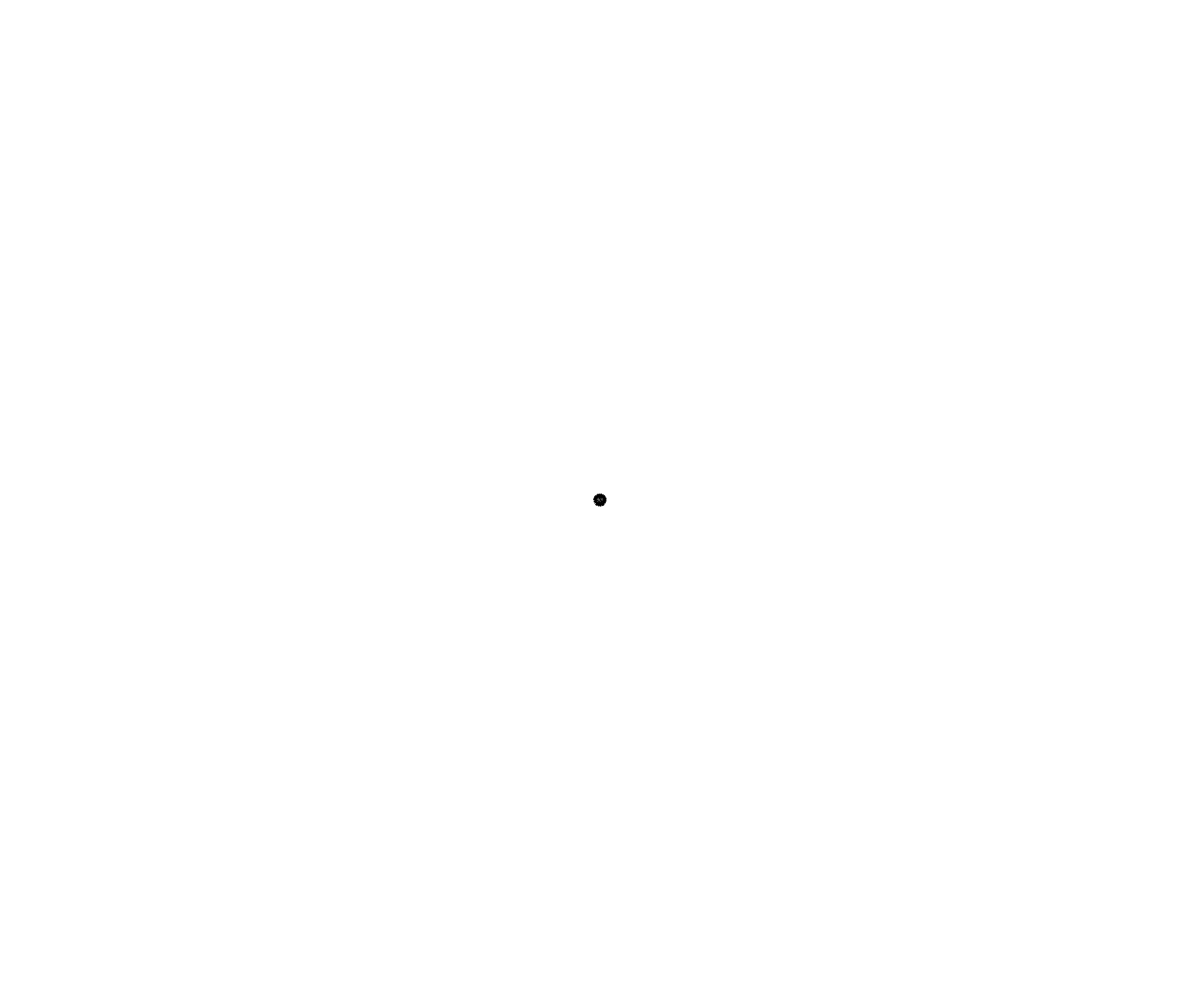
Frame 1 (no input)
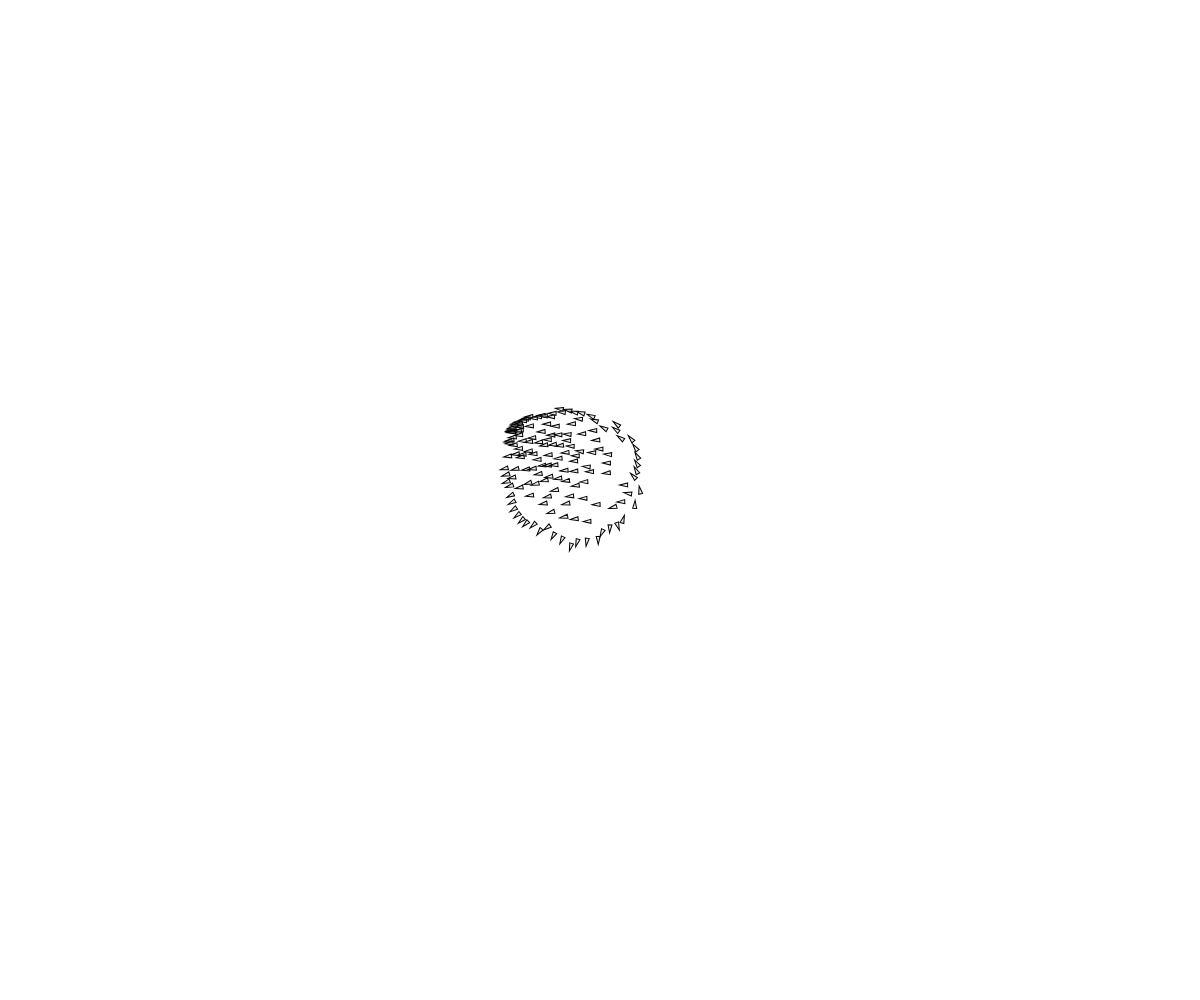
Frame 60 (no input)
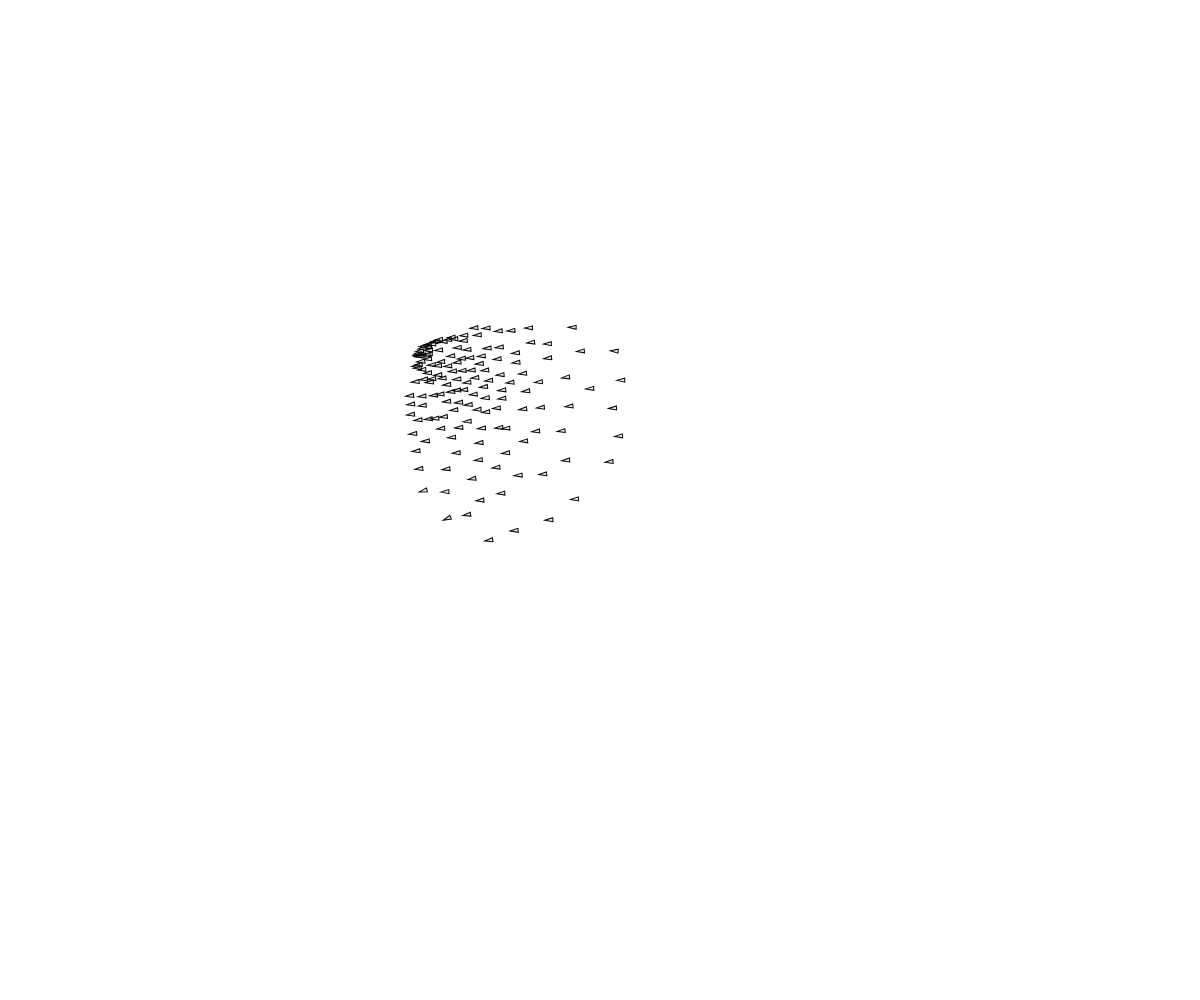
Frame 120 (the mouse pressed at the canvas centre since frame 60)

The p5.js sketch that drew these frames (run headless with seeded random() and noise() and a simulated clock; from frame 60 on, the mouse is pressed at the canvas centre):

// p5.js sketch
// ── sketch.js
var flock;

function setup() {
  createCanvas(windowWidth, windowHeight);

  flock = new Flock();
  for (var i = 0; i < 150; i++) {
    flock.addBoid(new Boid(width / 2, height / 2));
  }
}

function draw() {
  background(255);
  flock.run();
}

function mouseClicked() {
  flock.addBoid(new Boid(mouseX, mouseY));
}

// ── flock.js
class Boid {

  constructor(x, y) {
    this.acceleration = createVector(0, 0);
    var angle = random(TWO_PI);
    this.velocity = createVector(cos(angle), sin(angle));

    this.position = createVector(x, y);
    this.r = 2.0;
    this.maxSpeed = 2;
    this.maxForce = 0.03;
  }

  run(boids) {
    this.flock(boids);
    this.update();
    this.borders();
    this.render();
  }

  applyForce(force) {
    // We could add mass here if we want A = F / M
    this.acceleration.add(force);
  }

  flock(boids) {
    var sep = this.separate(boids);
    var ali = this.align(boids);
    var coh = this.cohesion(boids);

    sep.mult(1.5);
    ali.mult(1.0);
    coh.mult(1.0);

    this.applyForce(sep);
    this.applyForce(ali);
    this.applyForce(coh);
  }

  update() {
    this.velocity.add(this.acceleration);
    this.velocity.limit(this.maxSpeed);
    this.position.add(this.velocity);
    this.acceleration.mult(0);
  }

  seek(target) {
    var desired = p5.Vector.sub(target, this.position);
    desired.setMag(this.maxSpeed);

    var steer = p5.Vector.sub(desired, this.velocity);
    steer.limit(this.maxForce);
    return steer;
  }

  render() {
    var theta = this.velocity.heading() + PI / 4;

    fill(200, 100);
    stroke(0);
    push();
    translate(this.position.x, this.position.y);
    rotate(theta);

    beginShape(TRIANGLES);
    vertex(0, -this.r * 2);
    vertex(-this.r, this.r * 2);
    vertex(this.r, this.r * 2);
    endShape();
    pop();
  }

  borders() {
    if (this.position.x < -this.r) this.position.x = width + this.r;
    if (this.position.y < -this.r) this.position.y = height + this.r;
    if (width + this.r < this.position.x) this.position.x = -this.r;
    if (height + this.r < this.position.y) this.position.y = -this.r;
  }

  separate(boids) {
    var desiredSeparation = 25;
    var steer = createVector();
    var count = 0;

    var p = this.position;

    boids.forEach(function (b) {
      var dist = p5.Vector.dist(p, b.position);
      if (0 < dist && dist < desiredSeparation) {
        var diff = p5.Vector.sub(p, b.position);
        diff.normalize();
        diff.div(dist);
        steer.add(diff);
        count++;
      }
    });

    if (0 < count) {
      steer.div(count);
    }

    if (0 < steer.mag()) {
      steer.setMag(this.maxSpeed);
      steer.sub(this.velocity);
      steer.limit(this.maxForce);
    }
    return steer;
  }

  align(boids) {
    var neighborDist = 50;
    var sum = createVector();
    var count = 0;
    var p = this.position;

    boids.forEach(function (b) {
      var dist = p5.Vector.dist(p, b.position);
      if (0 < dist && dist < neighborDist) {
        sum.add(b.velocity);
        count++;
      }
    });

    if (0 < count) {
      sum.setMag(this.maxSpeed);
      var steer = p5.Vector.sub(sum, this.velocity);
      steer.limit(this.maxForce);
      return steer;
    } else {
      return createVector();
    }
  }

  cohesion(boids) {
    var neighborDist = 50;
    var sum = createVector();
    var count = 0;
    var p = this.position;

    boids.forEach(function (b) {
      var dist = p5.Vector.dist(p, b.position);
      if (0 < dist && dist < neighborDist) {
        sum.add(b.velocity);
        count++;
      }
    });

    if (0 < count) {
      sum.div(count);
      return this.seek(sum);
    } else {
      return createVector();
    }
  }
}

class Flock {

  constructor() {
    this.boids = [];
  }

  run() {
    this.boids.forEach(function (b, _, arr) {
      b.run(arr);
    });
  }

  addBoid(boid) {
    this.boids.push(boid);
  }
}
